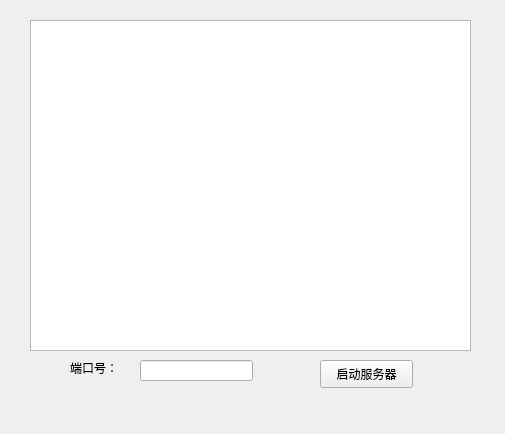
<?xml version="1.0" encoding="UTF-8"?>
<ui version="4.0">
 <class>Widget</class>
 <widget class="QWidget" name="Widget">
  <property name="geometry">
   <rect>
    <x>0</x>
    <y>0</y>
    <width>505</width>
    <height>434</height>
   </rect>
  </property>
  <property name="windowTitle">
   <string>MainWindow</string>
  </property>
  <widget class="QListWidget" name="msgList">
   <property name="geometry">
    <rect>
     <x>30</x>
     <y>20</y>
     <width>441</width>
     <height>331</height>
    </rect>
   </property>
  </widget>
  <widget class="QLabel" name="portLab">
   <property name="geometry">
    <rect>
     <x>70</x>
     <y>360</y>
     <width>51</width>
     <height>16</height>
    </rect>
   </property>
   <property name="text">
    <string>端口号：</string>
   </property>
  </widget>
  <widget class="QLineEdit" name="portEdit">
   <property name="geometry">
    <rect>
     <x>140</x>
     <y>360</y>
     <width>113</width>
     <height>21</height>
    </rect>
   </property>
  </widget>
  <widget class="QPushButton" name="startBtn">
   <property name="geometry">
    <rect>
     <x>320</x>
     <y>360</y>
     <width>93</width>
     <height>28</height>
    </rect>
   </property>
   <property name="text">
    <string>启动服务器</string>
   </property>
  </widget>
 </widget>
 <layoutdefault spacing="6" margin="11"/>
 <resources/>
 <connections/>
</ui>
